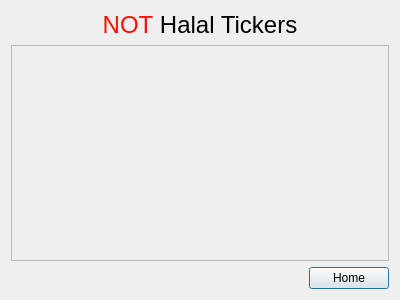
<?xml version="1.0" encoding="UTF-8"?>
<ui version="4.0">
 <class>Dialog</class>
 <widget class="QDialog" name="Dialog">
  <property name="geometry">
   <rect>
    <x>0</x>
    <y>0</y>
    <width>400</width>
    <height>300</height>
   </rect>
  </property>
  <property name="windowTitle">
   <string>Dialog</string>
  </property>
  <layout class="QVBoxLayout" name="verticalLayout">
   <item>
    <widget class="QLabel" name="label">
     <property name="text">
      <string>&lt;html&gt;&lt;head/&gt;&lt;body&gt;&lt;p&gt;&lt;span style=&quot; font-size:18pt; color:#ff0e00;&quot;&gt;NOT&lt;/span&gt;&lt;span style=&quot; font-size:18pt;&quot;&gt; Halal Tickers&lt;/span&gt;&lt;/p&gt;&lt;/body&gt;&lt;/html&gt;</string>
     </property>
     <property name="alignment">
      <set>Qt::AlignCenter</set>
     </property>
    </widget>
   </item>
   <item>
    <widget class="QScrollArea" name="scrollArea">
     <property name="widgetResizable">
      <bool>true</bool>
     </property>
     <widget class="QWidget" name="scrollAreaWidgetContents_2">
      <property name="geometry">
       <rect>
        <x>0</x>
        <y>0</y>
        <width>374</width>
        <height>210</height>
       </rect>
      </property>
      <layout class="QVBoxLayout" name="verticalLayout_3"/>
     </widget>
    </widget>
   </item>
   <item alignment="Qt::AlignRight">
    <widget class="QPushButton" name="home_Button">
     <property name="text">
      <string>Home</string>
     </property>
    </widget>
   </item>
  </layout>
 </widget>
 <resources/>
 <connections/>
</ui>
